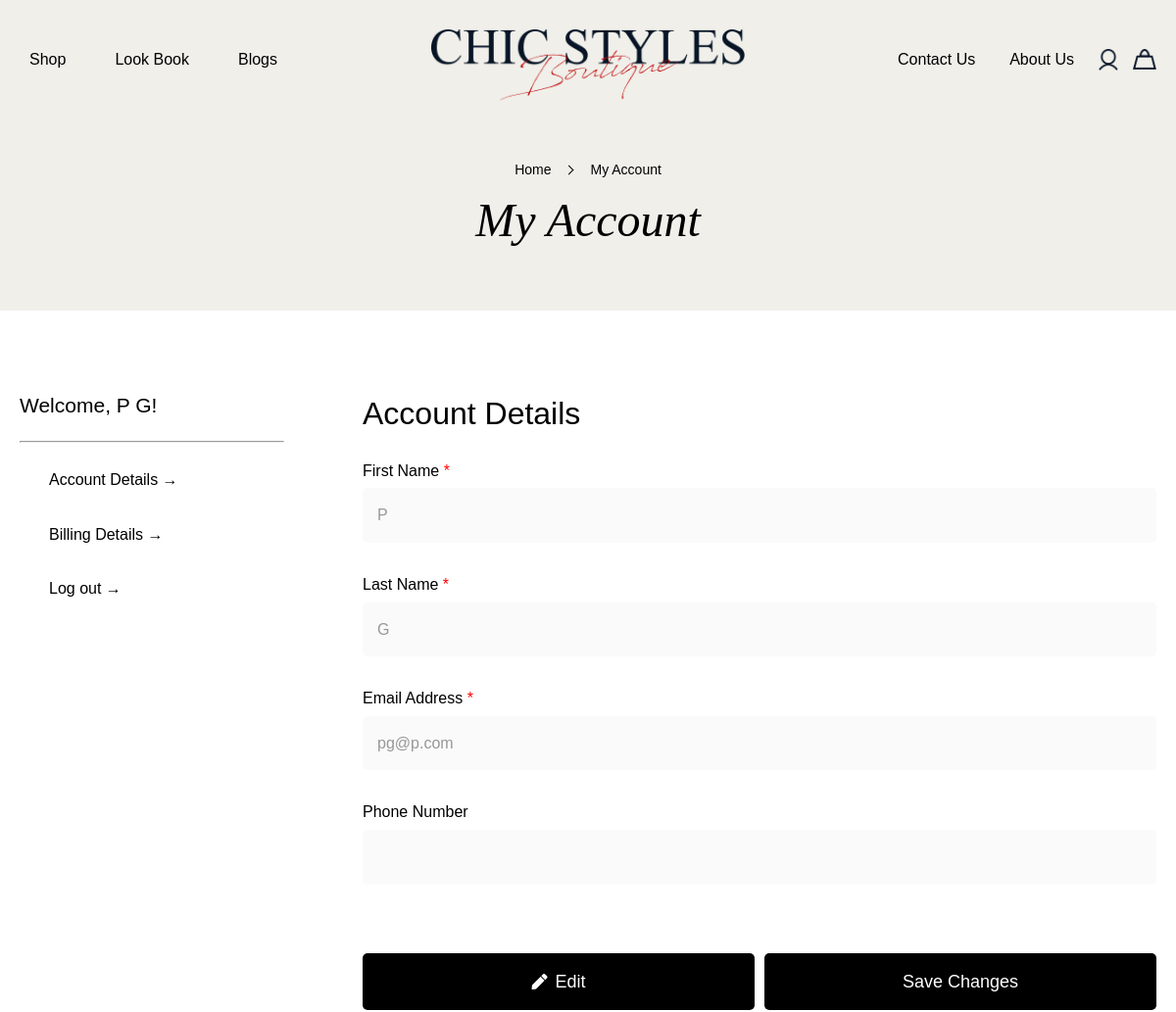
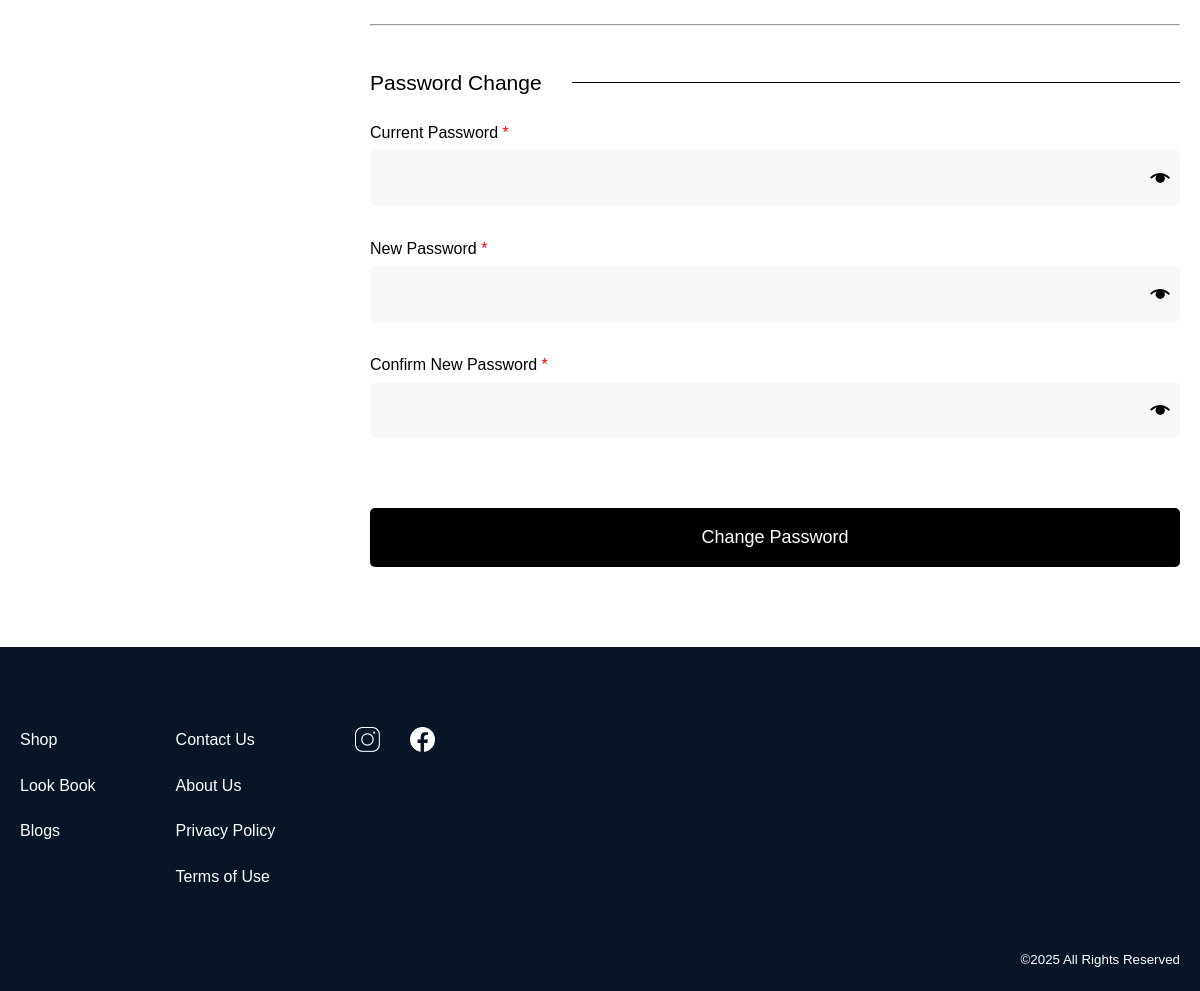
Screenshot of /myaccount/account-detail.php (signed in) with the database file from the repository (2 pictures, top to bottom).
### tables this page shows
CREATE TABLE `USER` (
  `user_id` int(11) NOT NULL,
  `user_first_name` varchar(30) NOT NULL,
  `user_last_name` varchar(30) NOT NULL,
  `user_password` varchar(150) NOT NULL,
  `user_email` varchar(50) NOT NULL,
  `user_phone` varchar(12) DEFAULT '',
  `user_role_id` int(11) NOT NULL
);

### myaccount/account-detail.php (the view, shortened to what this page needs)
<!DOCTYPE html>
<html lang="en">
<head>
    <link rel="stylesheet" href="../style.css">
    <link rel="stylesheet" href="myaccount.css">
    <link rel="stylesheet" href="https://cdnjs.cloudflare.com/ajax/libs/font-awesome/5.15.4/css/all.min.css">
</head>
<?php
include '../header.php';
include '../db_connection.php';
$userId = $_SESSION['user_id'];
$query = "SELECT user_first_name, user_last_name, user_email, user_phone FROM USER WHERE user_id = ?";
$stmt = $conn->prepare($query);
if ($stmt) {
    $stmt->bind_param('i', $userId);
    $stmt->execute();
    $result = $stmt->get_result();
    $user = $result->fetch_assoc();
} else {
    die("Error preparing statement: " . $conn->error);
}
?>
<body data-base-url="<?php echo BASE_URL; ?>">
<nav class="breadcrumbs">
    <ol>
        <li><a href="../index.php">Home</a></li>
        <li>My Account</li>
    </ol>
    <h2>My Account</h2>
</nav>
<div id="myaccount">
    <aside>
        <p class="welcome">Welcome, <?php echo htmlspecialchars($user['user_first_name'] . ' ' . $user['user_last_name']); ?>!</p>
        <hr>
        <nav>
            <ul>
                <li><a href="account-detail.php">Account Details →</a></li>
                <li><a href="billing-detail.php">Billing Details →</a></li>
                <li><a href="#" id="logoutLink">Log out →</a></li>
            </ul>
        </nav>
    </aside>
    <main>
        <section id="account-detail">
            <h3>Account Details</h3>
            <form id="detailsForm">
                <fieldset>
                    <label for="firstName">First Name <span class="mandatory">*</span></label>
                    <input type="text" id="firstName" name="firstName" value="<?php echo htmlspecialchars($user['user_first_name']); ?>" required disabled>
                </fieldset>
                <fieldset>
                    <label for="lastName">Last Name <span class="mandatory">*</span></label>
                    <input type="text" id="lastName" name="lastName" value="<?php echo htmlspecialchars($user['user_last_name']); ?>" required disabled>
                </fieldset>
                <fieldset>
                    <label for="email">Email Address <span class="mandatory">*</span></label>
                    <input type="email" id="email" name="email" value="<?php echo htmlspecialchars($user['user_email']); ?>" required disabled>
                </fieldset>
                <fieldset>
                    <label for="phone">Phone Number</label>
                    <input type="tel" id="phone" name="phone" value="<?php echo htmlspecialchars($user['user_phone']); ?>" disabled>
                </fieldset>
                <div class="button-row">
                    <button type="button" id="editButton" class="edit-button"><i class="fas fa-pen"></i> Edit</button>
                    <button type="button" id="saveButton" class="save-button" disabled>Save Changes</button>
                </div>
            </form>
            <br>
            <hr>
            <h4>Password Change</h4>
            <form id="passwordForm" method="POST" novalidate>
            <fieldset>
                    <label for="currentPassword">Current Password <span class="mandatory">*</span></label>
                    <div class="password-field">
                        <input type="password" id="currentPassword" name="currentPassword" required>
                        <span class="password-toggle-icon" onclick="togglePasswordVisibility('currentPassword', this)">
                            <img src="../img/login/icon_eye-open.svg" alt="Show password" class="eye-open">
                        </span>
                    </div>
                </fieldset>
                <fieldset>
                    <label for="newPassword">New Password <span class="mandatory">*</span></label>
                    <div class="password-field">
                        <input type="password" id="newPassword" name="newPassword" required>
                        <span class="password-toggle-icon" onclick="togglePasswordVisibility('newPassword', this)">
                            <img src="../img/login/icon_eye-open.svg" alt="Show password" class="eye-open">
                        </span>
                    </div>
                </fieldset>
                <fieldset>
                    <label for="confirmNewPassword">Confirm New Password <span class="mandatory">*</span></label>
                    <div class="password-field">
                        <input type="password" id="confirmNewPassword" name="confirmNewPassword" required>
                        <span class="password-toggle-icon" onclick="togglePasswordVisibility('confirmNewPassword', this)">
                            <img src="../img/login/icon_eye-open.svg" alt="Show password" class="eye-open">
                        </span>
                    </div>
                </fieldset>
                <button type="button" id="changePasswordButton">Change Password</button>
            </form>
        </section>
    </main>
</div>
<?php include '../footer.php'; ?>
</body>
</html>

### style.css (style rules this page uses)
* { margin: 0; padding: 0; box-sizing: border-box; }
html, body { height: 100%; font-size: 16px; font-family: "Montserrat", sans-serif; }
body { line-height: 1.6; background: #fff; color: #000; }
ul, ol { list-style: none; }
a { text-decoration: none; color: inherit; }
button { background: none; border: none; padding: 0; cursor: pointer; font: inherit; color: #C30A0A; }
img { max-width: 100%; height: auto; display: block; }
input, textarea, select, button { font: inherit; }
header, footer, section, article, aside, nav, figure, figcaption { display: block; }
button { position: relative; margin-top: 40px; }
button::before { background-color: #C30A0A; content: ''; width: 100%; height: 2px; position: absolute; left: 0; bottom: -20px; margin: auto; transform-origin: right top; transform: scale(0, 1); transition: transform .3s; }
h2 { font-family: "Times New Roman", serif; font-style: italic; font-size: 48px; font-weight: 400; line-height: 1.3; margin-bottom: 20px; text-align: center; margin-top: 10px; }
nav.breadcrumbs { background-color: #F0EFEA; padding: 40px 0; font-size: 14px; }
nav.breadcrumbs ol { display: flex; justify-content: center; gap: 40px; }
nav.breadcrumbs ol li:not(:last-child) { position: relative; display: inline-block; }
nav.breadcrumbs ol li:not(:last-child)::after { content: ''; width: 6px; height: 6px; border: 0; border-top: solid 1px #000; border-right: solid 1px #000; transform: rotate(45deg); position: absolute; top: 0; right: -22px; bottom: 0; margin: auto; }

### myaccount/myaccount.css (style rules this page uses)
#myaccount { display: flex; gap: 80px; justify-content: space-between; max-width: 1360px; margin: 80px auto; padding: 0 20px; }
#myaccount aside { flex:1; }
#myaccount main { flex:3; }
aside .welcome { font-size: 21px; margin-bottom: 20px; }
aside hr { margin-bottom: 10px; }
aside nav ul li { padding: 15px 30px; transition:0.2s all; }
main h3 { font-size: 32px; font-weight: 400; margin-bottom: 20px; }
main h4 { font-size: 21px; font-weight: 400; margin-bottom: 20px; margin-top: 40px; display: flex; align-items: center; }
main h4:after { content: ''; flex-grow: 1; height: 1px; background: #000; margin-left: 30px; }
#myaccount fieldset { margin-bottom: 30px; border: none; }
#myaccount label { display: block; margin-bottom: 5px; }
#myaccount input, #myaccount textarea, #myaccount button { width: 100%; padding: 15px; border: none; border-radius: 5px; font-size: 16px; box-sizing: border-box; background-color: #F7F7F7; }
#myaccount button { background-color: black; color: white; border: none; cursor: pointer; font-size: 18px; transition: background-color 0.3s; }
#myaccount .mandatory { color: red; }
#myaccount button::before { opacity: 0; }
.password-field { position: relative; display: flex; align-items: center; }
.password-field input { flex: 1; padding-right: 40px; }
.password-toggle-icon { position: absolute; top: 50%; right: 10px; transform: translateY(-50%); cursor: pointer; }
.password-toggle-icon img { width: 20px; height: 20px; }
#myaccount input[disabled] { opacity: 0.6; cursor: not-allowed; transition: opacity 0.3s ease; }
#myaccount input:not([disabled]) { opacity: 1; }
.button-row { display: flex; justify-content: flex-end; gap: 10px; margin-top: 20px; }
.edit-button, .save-button { padding: 10px 20px; font-size: 16px; border: none; cursor: pointer; border-radius: 5px; transition: all 0.3s ease; }
.edit-button { display: flex; align-items: center; justify-content: center; gap: 8px; text-align: center; font-size: 16px; }
.edit-button i { font-size: 16px; }
.save-button { background-color: #000; color: #fff; }

### rows the page displays
user: user_first_name+user_last_name "P G", firstName "P", lastName "G", email "pg@p.com"
